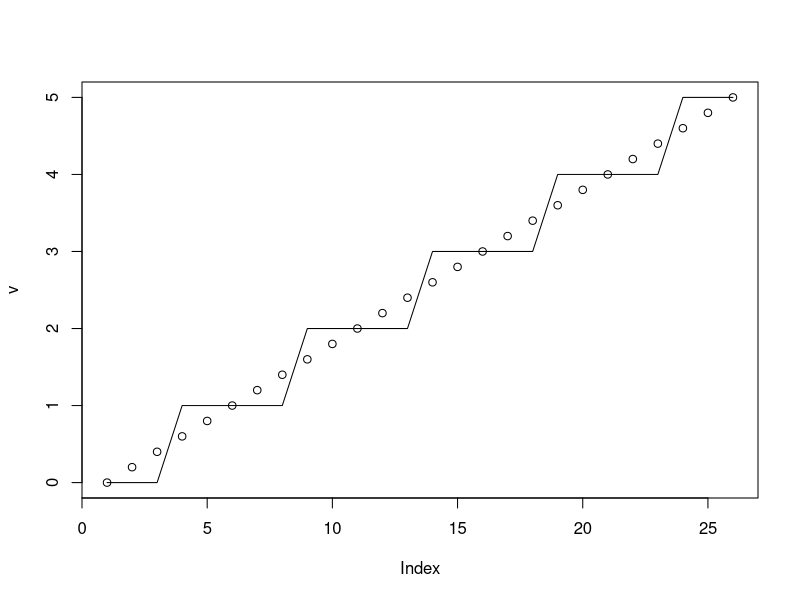
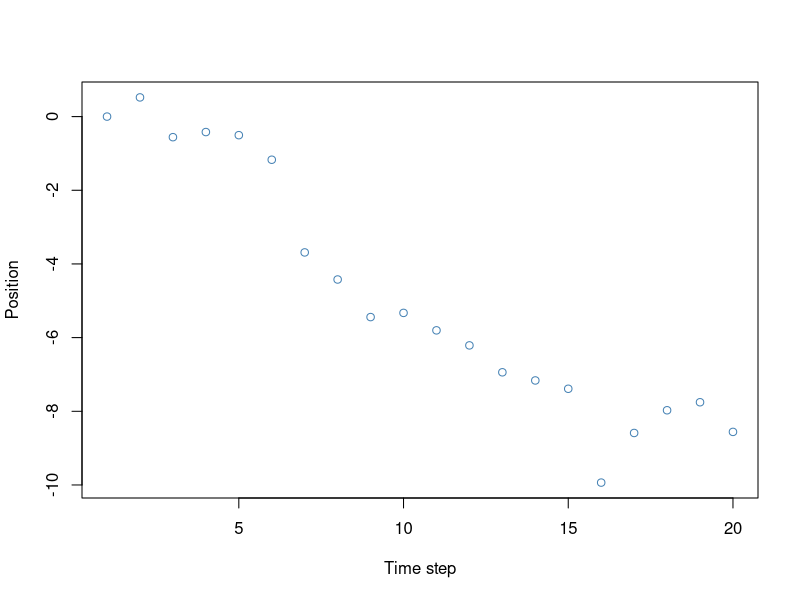
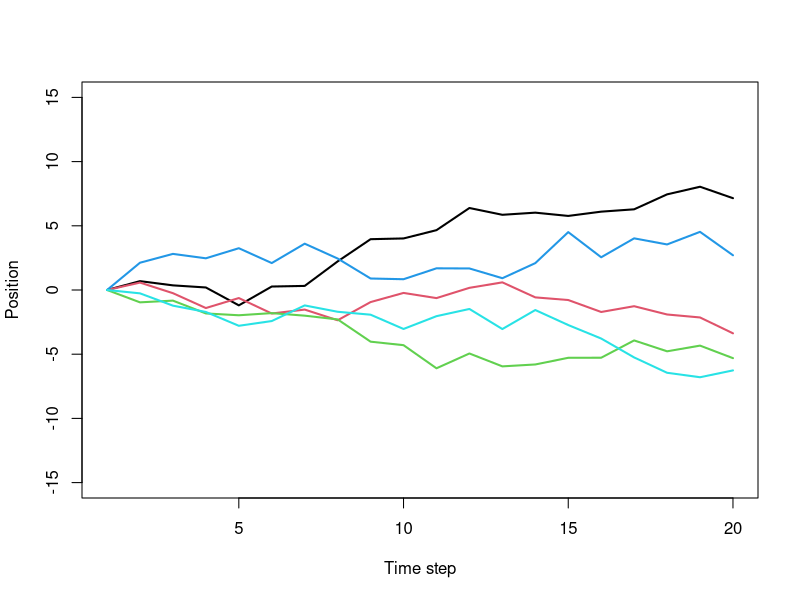

Write R code to recreate these figures, in order. (Note: this script raises an error after producing the figures.)
### A: Variables and Labels # updated
tigers <- 10
lions <- tigers + 12

ls()

tigers <- 15
lions

# lions is still 22 because I haven't reassigned the lions variable. 

names(tigers) <- "The numbers of tigers in this jungle"  
names(tigers)

tigers2 <- tigers * 2
tigers2
unname(tigers2)

### B: Expressions
a <- 4
b <- 7

a^b
sin(a) + exp(b)
b*sqrt(a)
pi*log(a + b)

### C: Vectors
rep(2, 3)

seq(2, 10, by = 2)

seq(0, 300, by = 3)

c(2, 3, 2, 3, 2, 3)

seq(0.5, 2.0, by = 0.1)

seq(11, 27, length.out = 23)

seq(8, -1, by = -1)

u <- seq(5, 100, by = 5)
u

u[3] <- 0
u[7] <- 0
u

u[u > 50] <- -3
u

u + 7

### D: Writing Scripts
# 20
greet <- function() {
  name <- readline(prompt = "Write your name: ")
  if(substr(name, 1, 1) == "P") {
    cat("Hello, ", name, "\n")
  }
}

greet()

# 22
temperature <- function() {
  f <- as.numeric(readline(prompt = "Type temperature in Fahrenheit: \n"))
  c <- (f - 32) / 1.8
  cat(f, "degrees Fahrenheit = ", c, "degrees Celsius \n")
}

temperature()

# 23
N <- function() {
  numbers <- scan(nmax = 5)
  cat(min(numbers), max(numbers))
}

N()

# 24
v <- seq(0, 5, by = 0.2)
v

v2 <- round(v)
v2

plot(v) + lines(v2)


# 25
set.seed(2026)
n <- 20
walk <- numeric(n)
walk[1] <- 0

for(i in 2:n) {
  walk[i] <- walk[i - 1] + rnorm(1)
}

walk

plot(walk, 
     xlab = "Time step",
     ylab = "Position",
     col = "steelblue")

plot(NA, xlim = c(1, n),
     ylim = c(-15, 15),
     xlab = "Time step",
     ylab = "Position")

for (j in 1:5) {
  walk <- c(0, cumsum(rnorm(n-1)))
  lines(1:n, walk, col = j, lwd = 2)
}

# 26 
addvectors <- function() {
  vector1 <- scan(n = 3)
  vector2 <- scan(n = 3)
  vector3 <- numeric(6)
  for(i in 1:3) {
    vector3[2*i - 1] <- vector1[i]
    vector3[2*i] <- vector2[i]
  }
  vector3
}

addvectors()

# 27
addvectors <- function() {
  vector1 <- scan(n = 3)
  vector2 <- scan(n = 3)
  vector3 <- numeric(6)
  for(i in 1:3) {
    vector3[2*i - 1] <- vector1[i]
    vector3[2*i] <- vector2[i]
  }
  vector3
}

addvectors()

# 28
vowels <- function() {
  v <- readline(prompt = "Type a sentence: ")
  if(a & e & i & o & u %in% v ){
   
  }
}

vowels()
